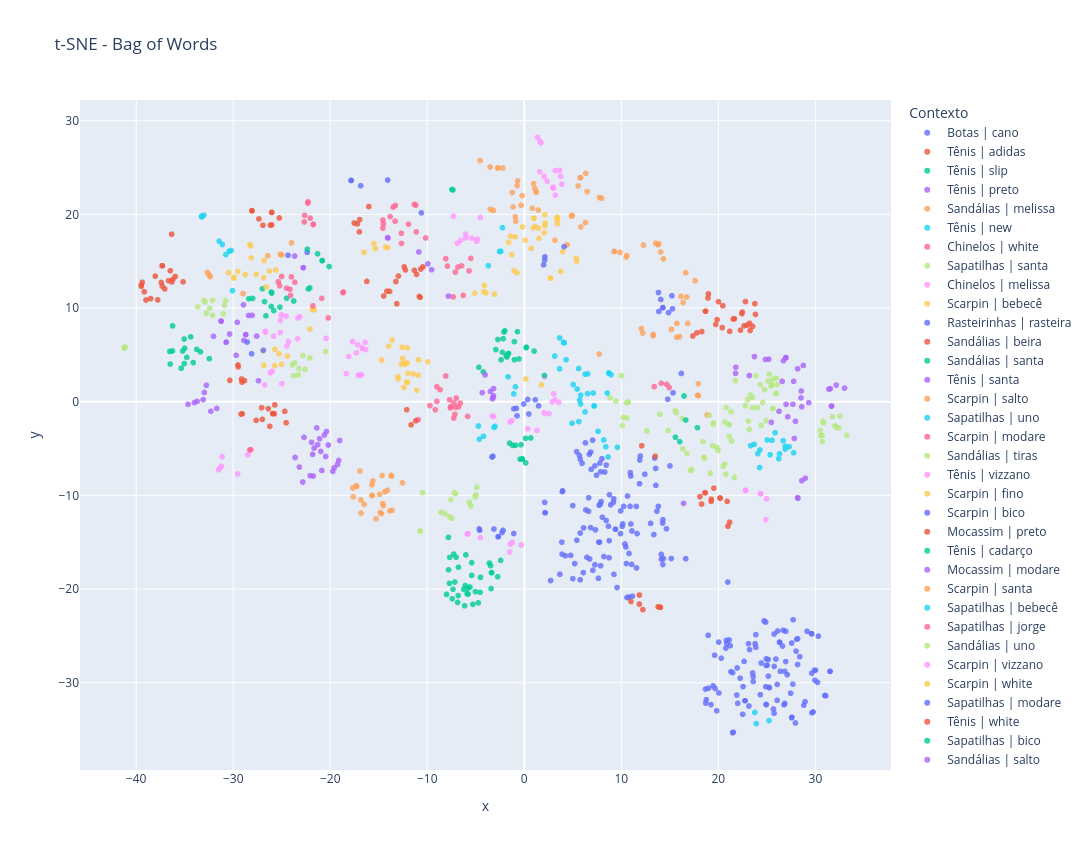
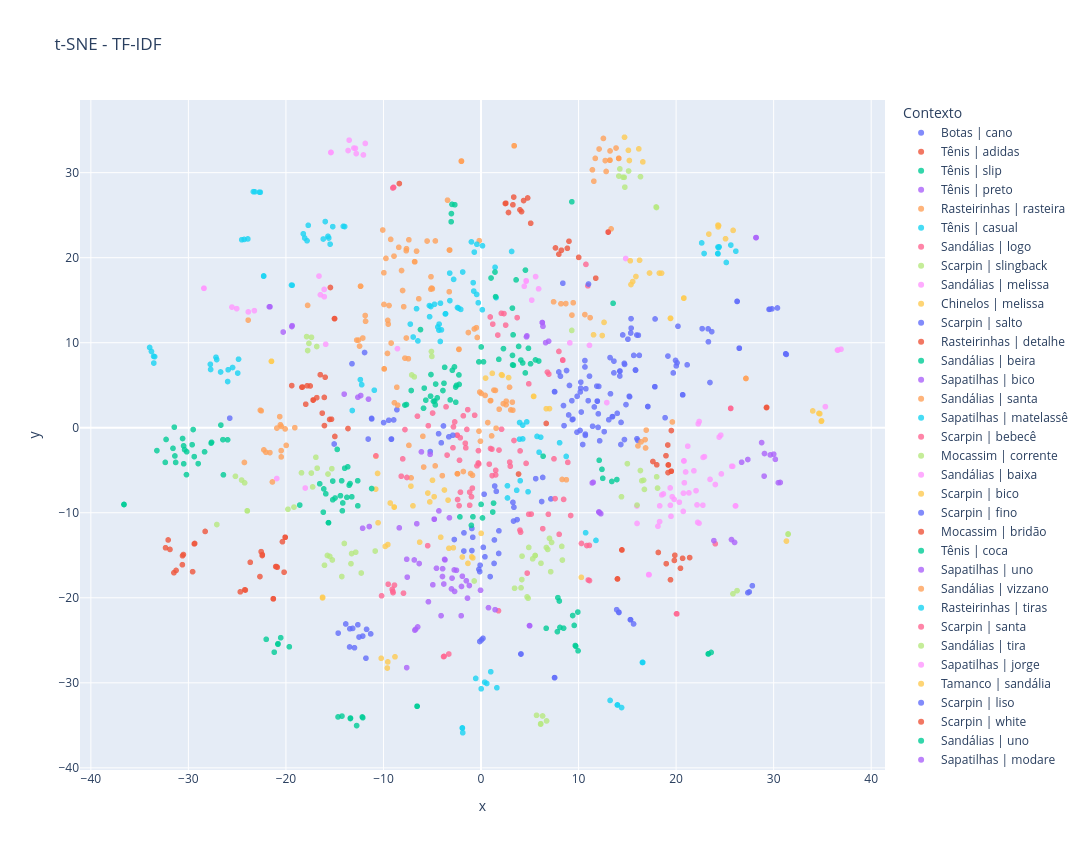

Notebook cell for these charts, in order:
### Code cell
import pandas as pd
import plotly.express as px
from sklearn.neighbors import NearestNeighbors
from collections import Counter
import re

# ---------------------------------------------------
# STOPWORDS
# ---------------------------------------------------

stopwords = {
    "de", "da", "do", "das", "dos",
    "para", "com", "sem", "em",
    "e", "a", "o",
    "feminino", "feminina",
    "masculino", "masculina",
    "via", "off"
}

# ---------------------------------------------------
# REMOVE TAGS MUITO FREQUENTES
# ---------------------------------------------------

dummies = df_bow['Tags'].str.get_dummies(sep=',')

freq_relativa = dummies.sum() / len(df_bow)

THRESHOLD = 0.80

tags_validas = freq_relativa[
    freq_relativa < THRESHOLD
].index.tolist()

# ---------------------------------------------------
# EXTRAI PALAVRAS RELEVANTES
# ---------------------------------------------------

def extrair_palavras(texto):

    palavras = re.findall(
        r'\b[a-zà-úA-ZÀ-Ú]+\b',
        str(texto).lower()
    )

    palavras = [
        p for p in palavras
        if p not in stopwords
        and len(p) > 2
    ]

    return palavras


# ---------------------------------------------------
# TAG + PALAVRA DOMINANTE
# ---------------------------------------------------

def contexto_dominante_vizinhos(
    embed,
    tags_series,
    produto_series,
    tags_validas,
    k=10
):

    nn = NearestNeighbors(n_neighbors=k)
    nn.fit(embed)

    _, indices = nn.kneighbors(embed)

    labels = []

    for vizinhos in indices:

        todas_tags = []
        todas_palavras = []

        for idx in vizinhos:

            # -------------------------
            # TAGS
            # -------------------------

            tags = re.split(
                r'\s*,\s*',
                str(tags_series.iloc[idx])
            )

            tags = [
                t for t in tags
                if t in tags_validas
            ]

            todas_tags.extend(tags)

            # -------------------------
            # PRODUTO
            # -------------------------

            palavras = extrair_palavras(
                produto_series.iloc[idx]
            )

            todas_palavras.extend(palavras)

        # -------------------------
        # TAG dominante
        # -------------------------

        tag = (
            Counter(todas_tags).most_common(1)[0][0]
            if len(todas_tags) > 0
            else "SemTag"
        )

        # -------------------------
        # Palavra dominante
        # -------------------------

        if len(todas_palavras) > 0:

            contagem_palavras = Counter(todas_palavras)

            palavra = "SemPalavra"

            for p, _ in contagem_palavras.most_common():

                # normalização
                p_norm = p.lower().strip()
                tag_norm = tag.lower().strip()

                # impede repetir tag
                if (
                    p_norm != tag_norm
                    and p_norm not in tag_norm
                    and tag_norm not in p_norm
                ):
                    palavra = p
                    break

        else:
            palavra = "SemPalavra"

        # -------------------------
        # label final
        # -------------------------

        label = f"{tag} | {palavra}"

        labels.append(label)

    return labels


# ---------------------------------------------------
# PLOT
# ---------------------------------------------------

def plotar(embed, nome, k=10):

    labels = contexto_dominante_vizinhos(
        embed=embed,
        tags_series=df_bow["Tags"],
        produto_series=df_bow["Produto"],
        tags_validas=tags_validas,
        k=k
    )

    df_plot = pd.DataFrame({
        "x": embed[:, 0],
        "y": embed[:, 1],
        "indice": df_bow.index,
        "Produto": df_bow["Produto"],
        "Preço": df_bow["Preço Original"],
        "Contexto": labels
    })

    fig = px.scatter(
        df_plot,
        x="x",
        y="y",
        color="Contexto",
        hover_data={
            "indice": True,
            "Produto": True,
            "Preço": True,
            "Contexto": True,
            "x": False,
            "y": False
        },
        title=f"t-SNE - {nome}",
        width=1100,
        height=850,
    )

    fig.update_traces(
        marker=dict(
            size=6,
            opacity=0.8
        )
    )

    fig.write_html(nome + ".html")

    fig.show()


# ---------------------------------------------------
# EXECUÇÃO
# ---------------------------------------------------

plotar(embed_bow, "Bag of Words")
plotar(embed_tfidf, "TF-IDF")
